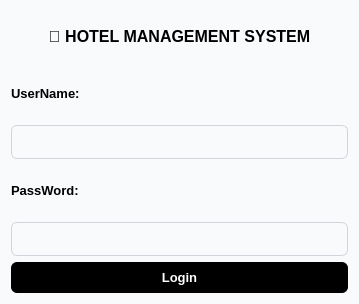
<?xml version="1.0" encoding="UTF-8"?>
<ui version="4.0">
 <class>Dialog</class>
 <widget class="QDialog" name="Dialog">
  <property name="geometry">
   <rect>
    <x>0</x>
    <y>0</y>
    <width>359</width>
    <height>304</height>
   </rect>
  </property>
  <property name="windowTitle">
   <string>Login</string>
  </property>
  <property name="styleSheet">
   <string notr="true">QLineEdit {
    padding: 8px;
    border: 1px solid #D1D5DB;
    border-radius: 6px;
}

QLineEdit:focus {
    border: 1px solid #2F80ED;
}

QPushButton {
    background-color: #2F80ED;
    color: white;
    padding: 8px;
    border-radius: 6px;
}

QPushButton:hover {
    background-color: #2563EB;
}
QWidget {
    background-color: #F8FAFC;
}
QLabel{
color: black;
font-weight: bold;

}</string>
  </property>
  <layout class="QVBoxLayout" name="verticalLayout">
   <item>
    <widget class="QLabel" name="label">
     <property name="font">
      <font>
       <pointsize>12</pointsize>
       <weight>75</weight>
       <bold>true</bold>
      </font>
     </property>
     <property name="styleSheet">
      <string notr="true"/>
     </property>
     <property name="text">
      <string>🏨 HOTEL MANAGEMENT SYSTEM</string>
     </property>
     <property name="alignment">
      <set>Qt::AlignCenter</set>
     </property>
    </widget>
   </item>
   <item>
    <widget class="QLabel" name="label_2">
     <property name="font">
      <font>
       <pointsize>10</pointsize>
       <weight>75</weight>
       <bold>true</bold>
      </font>
     </property>
     <property name="text">
      <string>UserName:</string>
     </property>
    </widget>
   </item>
   <item>
    <widget class="QLineEdit" name="lineEdit"/>
   </item>
   <item>
    <widget class="QLabel" name="label_3">
     <property name="font">
      <font>
       <pointsize>10</pointsize>
       <weight>75</weight>
       <bold>true</bold>
      </font>
     </property>
     <property name="text">
      <string>PassWord:</string>
     </property>
    </widget>
   </item>
   <item>
    <widget class="QLineEdit" name="lineEdit_2">
     <property name="echoMode">
      <enum>QLineEdit::Password</enum>
     </property>
    </widget>
   </item>
   <item>
    <widget class="QPushButton" name="BtnLogin">
     <property name="font">
      <font>
       <pointsize>10</pointsize>
       <weight>75</weight>
       <bold>true</bold>
      </font>
     </property>
     <property name="accessibleDescription">
      <string/>
     </property>
     <property name="autoFillBackground">
      <bool>false</bool>
     </property>
     <property name="styleSheet">
      <string notr="true">background: black;</string>
     </property>
     <property name="text">
      <string>Login</string>
     </property>
     <property name="autoRepeatDelay">
      <number>300</number>
     </property>
     <property name="autoDefault">
      <bool>true</bool>
     </property>
     <property name="default">
      <bool>false</bool>
     </property>
    </widget>
   </item>
  </layout>
 </widget>
 <resources/>
 <connections/>
</ui>
